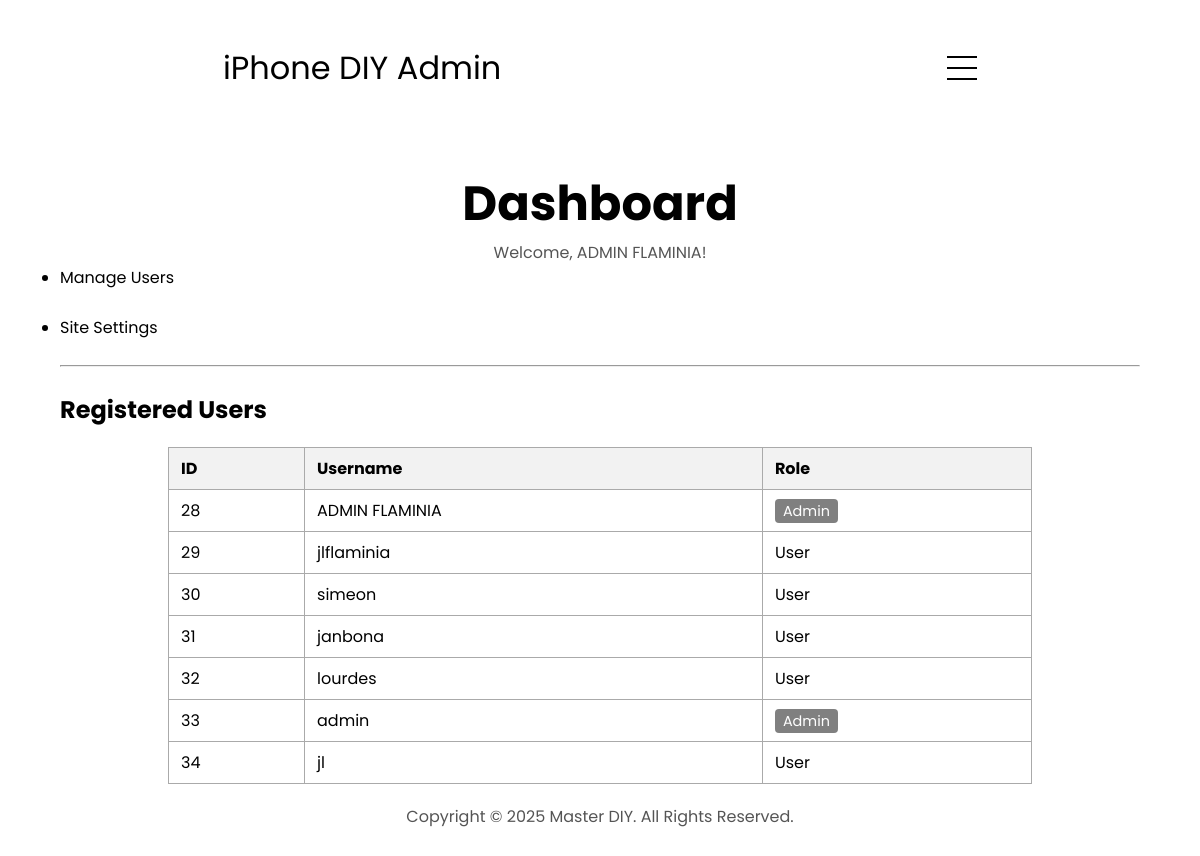
The app's page /admin.php (signed in) with its own data.
### tables this page shows
CREATE TABLE `users` (
  `id` int(11) NOT NULL,
  `username` varchar(50) NOT NULL,
  `password` varchar(255) NOT NULL,
  `usertype` varchar(50) NOT NULL DEFAULT 'user'
);

### admin.php (the view, shortened to what this page needs)
<?php
$host = 'localhost';
$db = 'masterdiy';
$user = 'root';
$pass = '';
$conn = new mysqli($host, $user, $pass, $db);
$query = "SELECT id, username, usertype FROM users";
$result = $conn->query($query);
?>
<!DOCTYPE html>
<html lang="en">
<head>
    <link rel="stylesheet" href="css/style.css" />
    <link rel="stylesheet" href="css/mediaqueries.css" />
</head>
<body>
    <nav id="hamburger-nav">
      <div class="logo">iPhone DIY Admin</div>
      <div class="hamburger-menu">
        <div class="hamburger-icon" onclick="toggleMenu()">
          <span></span>
          <span></span>
          <span></span>
        </div>
      </div>
    </nav>
    <section id="admin-dashboard">
        <h1 class="title">Dashboard</h1>
        <p class="section__text__p1">Welcome, <?php echo htmlspecialchars($_SESSION['username']); ?>!</p>
        <div class="admin-actions">
            <ul>
                <li><a href="#">Manage Users</a></li>
                <br/>
                <li><a href="#">Site Settings</a></li>
            </ul>
            <br/>
        </div>
        <hr>
        <br/>
        <h2>Registered Users</h2>
        <table>
            <tr>
                <th>ID</th>
                <th>Username</th>
                <th>Role</th>
            </tr>
            <?php if ($result && $result->num_rows > 0): ?>
                <?php while($row = $result->fetch_assoc()): ?>
                    <tr>
                        <td><?php echo htmlspecialchars($row['id']); ?></td>
                        <td><?php echo htmlspecialchars($row['username']); ?></td>
                        <td>
                            <?php echo ($row['usertype'] === 'admin') ? '<span class="admin-badge">Admin</span>' : 'User'; ?>
                        </td>
                    </tr>
                <?php endwhile; ?>
            <?php else: ?>
                <tr><td colspan="3">No users found.</td></tr>
            <?php endif; ?>
        </table>
    </section>
    <footer>
        <p>Copyright &#169; 2025 Master DIY. All Rights Reserved.</p>
    </footer>
</body>
</html>

### css/style.css (style rules this page uses)
* { margin: 0; padding: 0; }
body { font-family: "Poppins", sans-serif; }
html { scroll-behavior: smooth; }
p { color: rgb(85, 85, 85); }
a, .btn { transition: all 300ms ease; }
nav, .nav-links { display: flex; }
nav { justify-content: space-around; align-items: center; height: 17vh; }
a { color: black; text-decoration: none; text-decoration-color: white; }
.logo { font-size: 2rem; }
#hamburger-nav { display: none; }
.hamburger-menu { position: relative; display: inline-block; }
.hamburger-icon { display: flex; flex-direction: column; justify-content: space-between; height: 24px; width: 30px; cursor: pointer; }
.hamburger-icon span { width: 100%; height: 2px; background-color: black; transition: all 0.3 ease-in-out; }
.hamburger-icon span:first-child { transform: none; }
.hamburger-icon span:first-child { opacity: 1; }
section { padding-top: 4vh; height: 100vh; margin: 0 10rem; box-sizing: border-box; min-height: fit-content; }
.section__text__p1 { text-align: center; }
.title { font-size: 3rem; text-align: center; }
footer { height: 26vh; margin: 0 1rem; }
footer p { text-align: center; }

### css/mediaqueries.css (style rules this page uses)
@media screen and (max-width: 1200px) { #hamburger-nav { display: flex; } }
@media screen and (max-width: 1200px) { section, .section-container { height: fit-content; } }
@media screen and (max-width: 1200px) { section { margin: 0 5%; } }

### admin.php (style rules this page uses)
table { border-collapse: collapse; width: 80%; margin: 20px auto; }
th, td { border: 1px solid #aaa; padding: 8px 12px; text-align: left; }
th { background: #f2f2f2; }
.admin-badge { color: #fff; background: grey; padding: 2px 8px; border-radius: 4px; font-size: 0.9em; }

### records on screen
users: id "28", username "ADMIN FLAMINIA", usertype "Admin"
users: id "29", username "jlflaminia", usertype "User"
users: id "30", username "simeon", usertype "User"
users: id "31", username "janbona", usertype "User"
users: id "32", username "lourdes", usertype "User"
users: id "33", username "admin", usertype "Admin"
users: id "34", username "jl", usertype "User"

### other values on screen
$_SESSION['username'] "ADMIN FLAMINIA"
